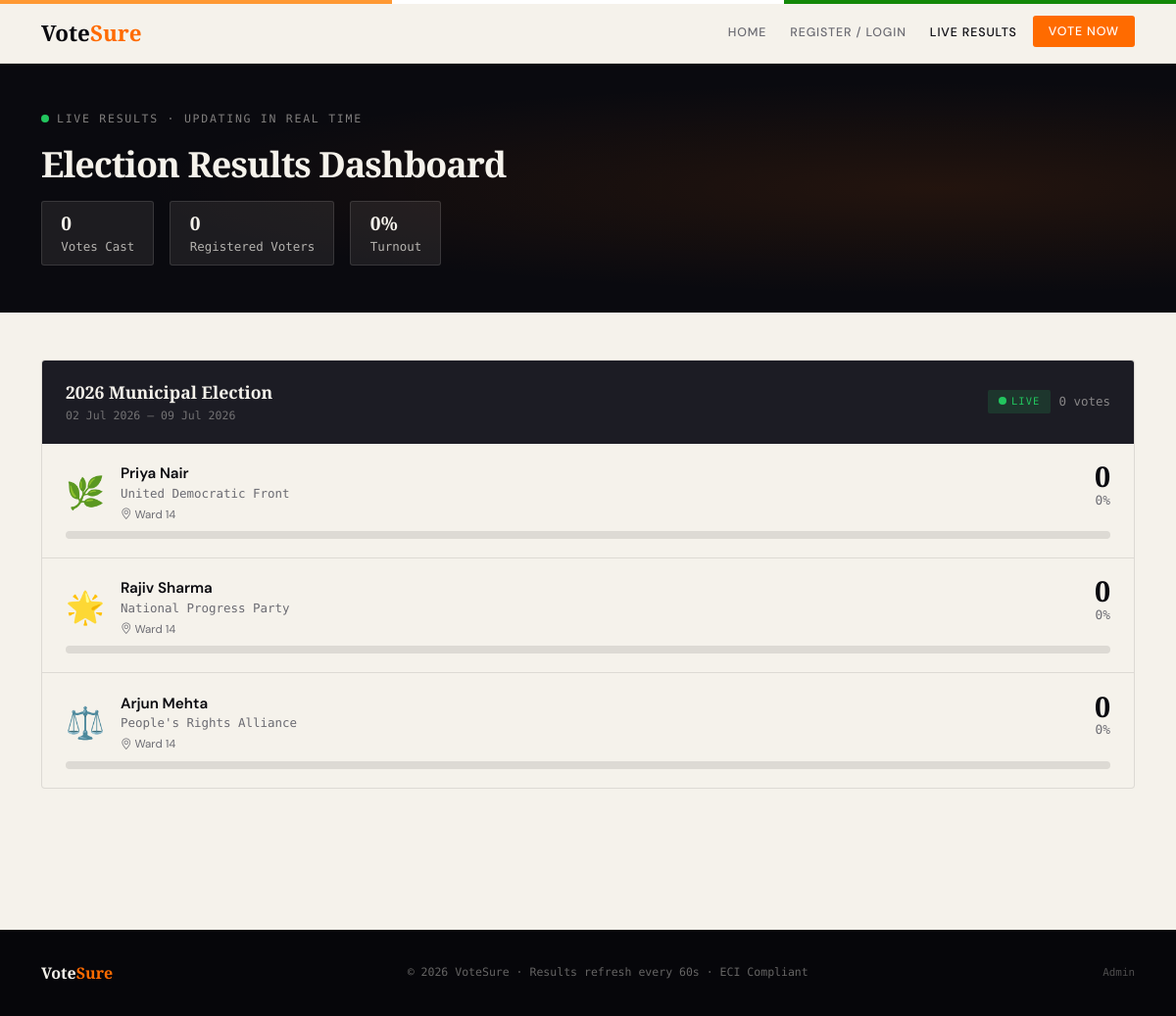
The app's page /results.php with its own data.
### tables this page shows
CREATE TABLE IF NOT EXISTS elections (
    id          INT AUTO_INCREMENT PRIMARY KEY,
    title       VARCHAR(200) NOT NULL,
    description TEXT,
    start_time  DATETIME     NOT NULL,
    end_time    DATETIME     NOT NULL,
    is_active   TINYINT(1)   DEFAULT 1,
    created_at  DATETIME     DEFAULT CURRENT_TIMESTAMP
);

### results.php (the view, shortened to what this page needs)
<?php
$db = getDB();
$results = $db->query("SELECT c.name,c.party,c.symbol,c.constituency,e.title as election_title,e.id as eid,e.start_time,e.end_time,e.is_active,COUNT(v.id) as votes
    FROM candidates c LEFT JOIN votes v ON v.candidate_id=c.id LEFT JOIN elections e ON c.election_id=e.id
    GROUP BY c.id ORDER BY e.id,votes DESC")->fetchAll();
$byElection = [];
foreach($results as $r) $byElection[$r['eid']][] = $r;
$totalVoters = (int)$db->query("SELECT COUNT(*) FROM voters")->fetchColumn();
$totalVotes  = (int)$db->query("SELECT COUNT(*) FROM votes")->fetchColumn();
?>
<!DOCTYPE html>
<html lang="en">
<head>
  <link href="https://cdn.jsdelivr.net/npm/bootstrap@5.3.3/dist/css/bootstrap.min.css" rel="stylesheet"/>
  <link href="https://cdn.jsdelivr.net/npm/bootstrap-icons@1.11.3/font/bootstrap-icons.min.css" rel="stylesheet"/>
</head>
<body>
<nav class="navbar navbar-expand-lg vs-navbar sticky-top">
  <div class="container">
    <a class="navbar-brand" href="index.php">Vote<span>Sure</span></a>
    <div class="collapse navbar-collapse" id="navMain">
      <ul class="navbar-nav ms-auto gap-2">
        <li><a class="nav-link" href="index.php">Home</a></li>
        <li><a class="nav-link" href="register.php">Register / Login</a></li>
        <li><a class="nav-link active" href="results.php">Live Results</a></li>
        <?php if(empty($_SESSION['logged_in'])): ?>
        <li><a class="nav-link" href="register.php" style="background:var(--saffron);color:#fff!important;border-radius:3px;padding:.4rem 1rem;">Vote Now</a></li>
        <?php else: ?>
        <li><a class="nav-link" href="vote.php" style="background:var(--saffron);color:#fff!important;border-radius:3px;padding:.4rem 1rem;">Voting Booth</a></li>
        <?php endif; ?>
      </ul>
    </div>
  </div>
</nav>
<div class="result-hero">
  <div class="container" style="position:relative;z-index:1;">
    <div class="d-flex align-items-center gap-2 mb-3">
      <span class="live-dot"></span>
      <span style="font-family:'DM Mono',monospace;font-size:0.72rem;letter-spacing:0.15em;color:rgba(245,242,235,0.5);">LIVE RESULTS · UPDATING IN REAL TIME</span>
    </div>
    <h1 style="font-family:'Playfair Display',serif;font-size:clamp(1.8rem,3vw,2.8rem);font-weight:900;letter-spacing:-1px;margin-bottom:1rem;">Election Results Dashboard</h1>
    <div class="d-flex flex-wrap gap-3">
      <div class="stat-pill"><strong><?= number_format($totalVotes) ?></strong> Votes Cast</div>
      <div class="stat-pill"><strong><?= number_format($totalVoters) ?></strong> Registered Voters</div>
      <div class="stat-pill"><strong><?= $totalVoters>0?round($totalVotes/$totalVoters*100,1):0 ?>%</strong> Turnout</div>
    </div>
  </div>
</div>
<div class="container py-5">
  <?php if(empty($byElection)): ?>
    <div class="text-center py-5 text-muted"><i class="bi bi-bar-chart" style="font-size:3rem;"></i><p class="mt-3">No election results to display yet.</p></div>
  <?php else: ?>
  <?php foreach($byElection as $eid => $cands):
    $total   = array_sum(array_column($cands,'votes'));
    $etitle  = $cands[0]['election_title'];
    $isLive  = $cands[0]['is_active'];
  ?>
  <div class="result-card">
    <div class="result-card-head">
      <div>
        <div class="result-card-title"><?= htmlspecialchars($etitle) ?></div>
        <div style="font-size:0.72rem;color:rgba(245,242,235,0.4);font-family:'DM Mono',monospace;margin-top:0.2rem;">
          <?= date('d M Y',strtotime($cands[0]['start_time'])) ?> – <?= date('d M Y',strtotime($cands[0]['end_time'])) ?>
        </div>
      </div>
      <div class="d-flex align-items-center gap-2">
        <?= $isLive?'<span style="background:rgba(34,197,94,0.15);color:#22c55e;padding:.25rem .7rem;border-radius:2px;font-family:\'DM Mono\',monospace;font-size:0.65rem;letter-spacing:0.1em;"><span class=\'live-dot\' style=\'margin-right:5px;\'></span>LIVE</span>':'<span style="background:rgba(245,242,235,0.1);color:rgba(245,242,235,0.4);padding:.25rem .7rem;border-radius:2px;font-family:\'DM Mono\',monospace;font-size:0.65rem;">CLOSED</span>' ?>
        <span style="font-family:'DM Mono',monospace;font-size:0.78rem;color:rgba(245,242,235,0.5);"><?= $total ?> votes</span>
      </div>
    </div>
    <?php foreach($cands as $i=>$c): $pct=$total>0?round($c['votes']/$total*100,1):0; ?>
    <div class="candidate-result <?= $i===0&&$total>0?'winner':'' ?>">
      <div class="d-flex align-items-start justify-content-between gap-3">
        <div class="d-flex align-items-center gap-3">
          <div style="font-size:2rem;"><?= htmlspecialchars($c['symbol']??'🗳️') ?></div>
          <div>
            <div class="cand-name">
              <?= htmlspecialchars($c['name']) ?>
            </div>
            <div class="cand-party"><?= htmlspecialchars($c['party']) ?></div>
            <div style="font-size:0.72rem;color:var(--muted);margin-top:0.2rem;"><i class="bi bi-geo-alt"></i> <?= htmlspecialchars($c['constituency']) ?></div>
          </div>
        </div>
        <div class="text-end flex-shrink-0">
          <div style="font-family:'Playfair Display',serif;font-size:1.8rem;font-weight:900;line-height:1;"><?= $c['votes'] ?></div>
          <div style="font-family:'DM Mono',monospace;font-size:0.8rem;color:var(--muted);"><?= $pct ?>%</div>
        </div>
      </div>
      <div class="vote-bar mt-2">
      </div>
    </div>
    <?php endforeach; ?>
  </div>
  <?php endforeach; ?>
  <?php endif; ?>
</div>
<footer class="vs-footer">
  <div class="container d-flex justify-content-between align-items-center flex-wrap gap-2">
    <span style="font-family:'Playfair Display',serif;font-size:1rem;font-weight:900;color:#f5f2eb;">Vote<span style="color:var(--saffron);">Sure</span></span>
    <span>© 2026 VoteSure · Results refresh every 60s · ECI Compliant</span>
    <a href="admin_login.php" style="color:rgba(245,242,235,0.3);text-decoration:none;font-size:0.68rem;">Admin</a>
  </div>
</footer>
</body>
</html>

### results.php (style rules this page uses)
:root { --saffron:#FF6B00;--saffron-d:#e05a00;--ink:#0a0a0f;--ink-soft:#1c1c24;--paper:#f5f2eb;--green:#0A7A3E;--green-l:#12a352;--muted:#6b6b72;--rule:rgba(10,10,15,0.1); }
body { font-family:'DM Sans',sans-serif;background:var(--paper);color:var(--ink); }
.vs-navbar { background:rgba(245,242,235,0.95)!important;backdrop-filter:blur(16px);border-bottom:1px solid var(--rule); }
.navbar-brand { font-family:'Playfair Display',serif;font-size:1.4rem;font-weight:900;color:var(--ink)!important; }
.navbar-brand span { color:var(--saffron); }
.nav-link { font-size:0.78rem;font-weight:500;letter-spacing:0.07em;text-transform:uppercase;color:var(--muted)!important; }
.nav-link:hover,.nav-link.active { color:var(--ink)!important; }
.result-hero { background:var(--ink);color:var(--paper);padding:3rem 0;position:relative;overflow:hidden; }
.result-hero::before { content:'';position:absolute;inset:0;background:radial-gradient(ellipse at 80% 50%,rgba(255,107,0,0.1) 0%,transparent 60%); }
.stat-pill { background:rgba(245,242,235,0.08);border:1px solid rgba(245,242,235,0.12);padding:.5rem 1.2rem;border-radius:3px;font-family:'DM Mono',monospace;font-size:0.78rem;color:rgba(245,242,235,0.7); }
.stat-pill strong { color:var(--paper);display:block;font-size:1.2rem;font-family:'Playfair Display',serif;font-weight:900; }
.live-dot { width:8px;height:8px;background:#22c55e;border-radius:50%;animation:pulse 2s infinite;display:inline-block; }
.result-card { background:var(--paper);border:1px solid var(--rule);border-radius:4px;overflow:hidden;margin-bottom:2rem; }
.result-card-head { background:var(--ink-soft);color:var(--paper);padding:1.2rem 1.5rem;display:flex;align-items:center;justify-content:space-between; }
.result-card-title { font-family:'Playfair Display',serif;font-size:1.1rem;font-weight:900; }
.candidate-result { padding:1.2rem 1.5rem;border-bottom:1px solid var(--rule); }
.candidate-result:last-child { border-bottom:none; }
.cand-name { font-size:0.95rem;font-weight:600; }
.cand-party { font-size:0.78rem;color:var(--muted);font-family:'DM Mono',monospace; }
.vote-bar { height:8px;background:var(--rule);border-radius:4px;overflow:hidden;margin-top:6px; }
.vs-footer { background:#06060a;color:rgba(245,242,235,0.4);padding:2rem 0;font-size:0.72rem;font-family:'DM Mono',monospace;margin-top:4rem; }

### records on screen
elections: title "2026 Municipal Election", start_time "02 Jul 2026", end_time "09 Jul 2026", is_active 1 (drawn), total "0", symbol "🌿", name "Priya Nair", party "United Democratic Front", constituency "Ward 14", votes "0", pct "0", symbol "🌟", name "Rajiv Sharma", party "National Progress Party", symbol "⚖️", name "Arjun Mehta", party "People's Rights Alliance"

### other values on screen
$totalVotes "0"
$totalVoters "0"
